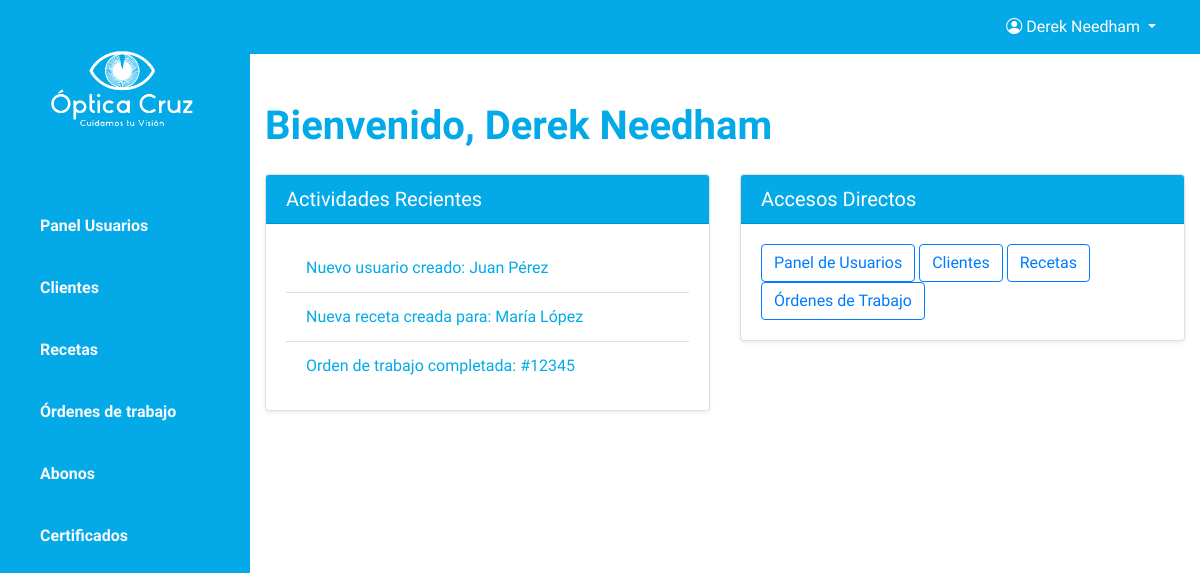
The app's page /home/ (signed in), older data.
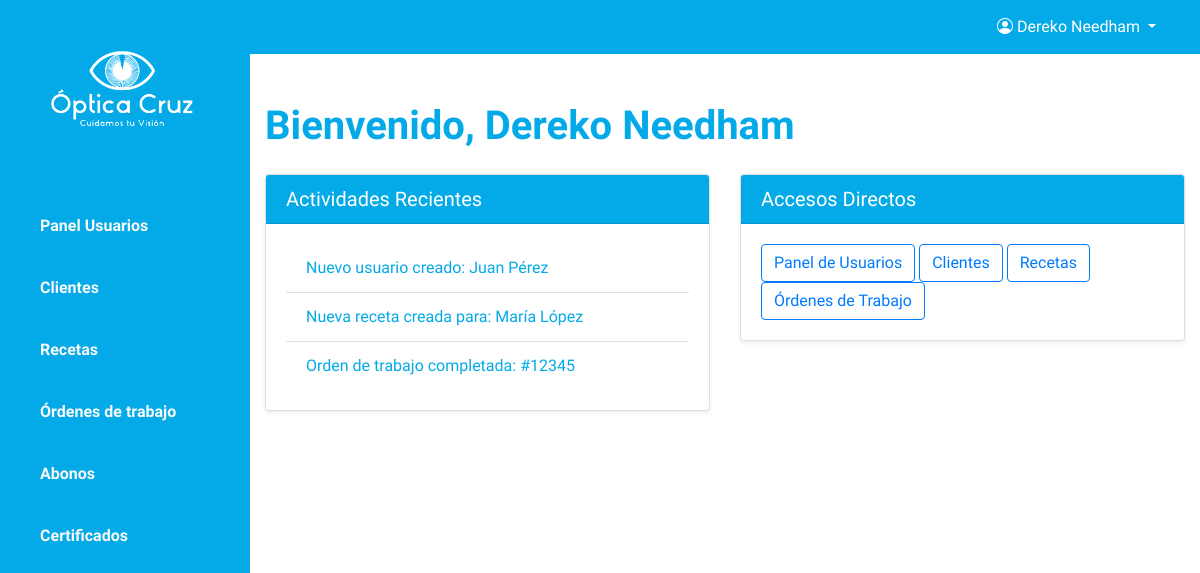
The same page, newer data.
### optica/models.py (models this page shows, shortened)
class CustomUser(AbstractUser):
    first_name = models.CharField(max_length=30, verbose_name="Nombre")
    ap_paterno = models.CharField(max_length=30, verbose_name="Apellido Paterno")
    ap_materno = models.CharField(max_length=30, verbose_name="Apellido Materno")
    email = models.EmailField(unique=True, verbose_name="Email")
    rut = models.CharField(max_length=8, verbose_name="RUN")
    dv = models.CharField(max_length=1, verbose_name="DV")
    celular = models.CharField(max_length=9, verbose_name="Celular")
    user_type = models.PositiveSmallIntegerField(choices=[(1, 'Administrador'), (2, 'Atendedor'), (3, 'Técnico')], verbose_name="Tipo de Usuario")
    objects = CustomUserManager()

### optica/views.py (the view)
# urls.py: path('home/', index, name='index'),
@login_required
def index(request):
    user = request.user
    last_name_parts = user.last_name.split()
    apellido_paterno = last_name_parts[0] if last_name_parts else ''
    nombre_completo = f"{user.first_name} {apellido_paterno}"  # Solo el apellido paterno
    context = {
        'nombre_completo': nombre_completo,
    }
    return render(request, 'optica/index.html', context)

### optica/templates/optica/index.html (shortened to what this page needs)
{% extends 'optica/base.html' %}
{% block content %}
<div class="container mt-5">
    <div class="row">
        <div class="col-lg-12">
            <h1 class="font-weight-bold mb-4">Bienvenido, {{ user.first_name }} {{ user.ap_paterno }}</h1>
        </div>
    </div>
    <div class="row">
        <div class="col-lg-6 mb-4">
            <div class="card shadow-sm">
                <div class="card-header bg-primary text-white">
                    <h5 class="mb-0">Actividades Recientes</h5>
                </div>
                <div class="card-body">
                    <ul class="list-group list-group-flush">
                        <li class="list-group-item">Nuevo usuario creado: Juan Pérez</li>
                        <li class="list-group-item">Nueva receta creada para: María López</li>
                        <li class="list-group-item">Orden de trabajo completada: #12345</li>
                    </ul>
                </div>
            </div>
        </div>
        <div class="col-lg-6 mb-4">
            <div class="card shadow-sm">
                <div class="card-header bg-primary text-white">
                    <h5 class="mb-0">Accesos Directos</h5>
                </div>
                <div class="card-body">
                    <div class="d-grid gap-2">
                        <a href="{% url 'usuario_list' %}" class="btn btn-outline-primary">Panel de Usuarios</a>
                        <a href="{% url 'cliente_list' %}" class="btn btn-outline-primary">Clientes</a>
                        <a href="{% url 'receta_list' %}" class="btn btn-outline-primary">Recetas</a>
                        <a href="{% url 'ordenTrabajo_list' %}" class="btn btn-outline-primary">Órdenes de Trabajo</a>
                    </div>
                </div>
            </div>
        </div>
    </div>
</div>
{% endblock %}

### optica/templates/optica/base.html (shortened to what this page needs)
{% load static %}
<!DOCTYPE html>
<html lang="es">
<head>
    <link rel="stylesheet" href="https://cdnjs.cloudflare.com/ajax/libs/toastr.js/latest/toastr.min.css">
    <link rel="stylesheet" href="https://stackpath.bootstrapcdn.com/bootstrap/4.3.1/css/bootstrap.min.css"
>
    <link rel="stylesheet" href="{% static 'bootstrap/css/styles.css' %}">
    <link href="https://unpkg.com/ionicons@4.5.10-0/dist/css/ionicons.min.css" rel="stylesheet">
    <link href="https://cdn.jsdelivr.net/npm/bootstrap-icons/font/bootstrap-icons.css" rel="stylesheet">
</head>
<body>
    <div class="d-flex" id="content-wrapper" style="min-height: 100vh;">
        <div id="sidebar-container" class="bg-primary" style="min-height: 100vh;">
            <div class="logo">
                <a href="{% url 'cliente_list' %}">
                    <img src="{% static '/images/Optica_Cruz_Blanco.png' %}" alt="Descripción de la imagen"
                        style="width: 180px; height: auto;">
                </a>
            </div>
            <div class="menu">
                <a href="{% url 'usuario_list' %}" class="d-block text-light p-3 border-0"> Panel Usuarios</a>
                <a href="{% url 'cliente_list' %}" class="d-block text-light p-3 border-0"> Clientes</a>
                <a href="{% url 'receta_list' %}" class="d-block text-light p-3 border-0"> Recetas</a>
                <a href="{% url 'ordenTrabajo_list' %}" class="d-block text-light p-3 border-0"> Órdenes de trabajo</a>
                <a href="#" class="d-block text-light p-3 border-0"> Abonos</a>
                <a href="#" class="d-block text-light p-3 border-0"> Certificados</a>
            </div>
        </div>
        <div id="content" class="w-100">
            <nav class="navbar navbar-expand-lg navbar-custom">
                <div class="container-fluid">
                    <div class="ml-auto">
                        {% if user.is_authenticated %}
                        <div class="dropdown">
                            <button class="btn btn-link dropdown-toggle text-white" type="button" id="userDropdown"
                                data-toggle="dropdown" aria-haspopup="true" aria-expanded="false">
                                <i class="bi bi-person-circle"></i> {{ user.first_name }} {{ user.ap_paterno }}
                            </button>
                        </div>
                        {% else %}
                        <a class="nav-link text-white" href="{% url 'login' %}">Iniciar sesión</a>
                        {% endif %}
                    </div>
                </div>
            </nav>
            {% block content %}{% endblock %}
        </div>
    </div>
</body>
</html>

### optica/templates/optica/base.html (style rules this page uses)
#sidebar-container { position: fixed; left: 0; top: 0; height: 100vh; width: 250px; z-index: 1050; background: #03aae7; transition: transform 0.3s ease; transform: translateX(-100%); }
#content-wrapper { margin-left: 0; transition: margin-left 0.3s ease; }
@media (min-width: 992px) { #sidebar-container { transform: translateX(0); } }
@media (min-width: 992px) { #content-wrapper { margin-left: 250px; } }
.navbar-custom { background-color: #03aae7; }

Row changes from the older to the newer data that the page shows:
changed CustomUser "Needham": first_name "Derek" → "Dereko"
